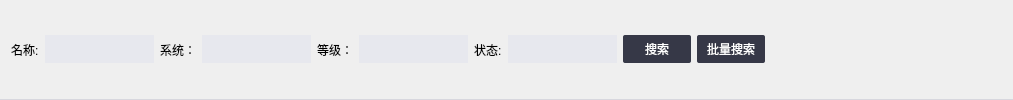
                  <widget class="QFrame" name="frame_8">
                   <property name="styleSheet">
                    <string notr="true">QFrame {
background-color: #FF#F5F6FA;
border-radius:0px;
border-bottom: 1px solid #D7D7DE;
}</string>
                   </property>
                   <property name="frameShape">
                    <enum>QFrame::StyledPanel</enum>
                   </property>
                   <property name="frameShadow">
                    <enum>QFrame::Raised</enum>
                   </property>
                   <layout class="QHBoxLayout" name="horizontalLayout_17">
                    <item>
                     <widget class="QLabel" name="label_11">
                      <property name="styleSheet">
                       <string notr="true">border:none;</string>
                      </property>
                      <property name="text">
                       <string>名称:</string>
                      </property>
                     </widget>
                    </item>
                    <item>
                     <widget class="QLineEdit" name="lineEditSearchName">
                      <property name="minimumSize">
                       <size>
                        <width>109</width>
                        <height>28</height>
                       </size>
                      </property>
                      <property name="maximumSize">
                       <size>
                        <width>109</width>
                        <height>28</height>
                       </size>
                      </property>
                      <property name="styleSheet">
                       <string notr="true">background-color:#E7E8EE;
border:none;</string>
                      </property>
                     </widget>
                    </item>
                    <item>
                     <widget class="QLabel" name="label_12">
                      <property name="styleSheet">
                       <string notr="true">border:none;</string>
                      </property>
                      <property name="text">
                       <string>系统：</string>
                      </property>
                     </widget>
                    </item>
                    <item>
                     <widget class="QComboBox" name="comboBoxSystem">
                      <property name="minimumSize">
                       <size>
                        <width>109</width>
                        <height>28</height>
                       </size>
                      </property>
                      <property name="maximumSize">
                       <size>
                        <width>109</width>
                        <height>28</height>
                       </size>
                      </property>
                      <property name="font">
                       <font>
                        <pointsize>9</pointsize>
                       </font>
                      </property>
                      <property name="styleSheet">
                       <string notr="true">QComboBox{
background-color:#E7E8EE;
border:none;
}

QComboBox::down-arrow {
	image: url(:/login/resource/login/ico_down.png);
	height:30px;width:15px;
background-color:#E7E8EE;
border:none;
} 
QComboBox::drop-down{
	border:none;
padding-right:5px;
	background-color: rgba(255, 255, 255, 0);
} 
QComboBox QAbstractItemView
{
	background:#FFFFFFFF;
	border:1px solid rgba(228,228,228,1);
	border-radius:0px 0px 5px 5px;
	font-size:14px;
	outline:0px;
}
QComboBox QAbstractItemView::item{
	height:36px;
	color:#FF666666;
	padding-left:9px;
	background-color:#FFFFFFFF;
}
QComboBox QAbstractItemView::item:hover{
	color:#FFFFFFFF;
	background-color:#FF409CE1;
}
QComboBox QAbstractItemView::item:selected{
	color:#FFFFFFFF;
	background-color:#FF409CE1;
}</string>
                      </property>
                     </widget>
                    </item>
                    <item>
                     <widget class="QLabel" name="label_13">
                      <property name="styleSheet">
                       <string notr="true">border:none;</string>
                      </property>
                      <property name="text">
                       <string>等级：</string>
                      </property>
                     </widget>
                    </item>
                    <item>
                     <widget class="QComboBox" name="comboBoxLevel">
                      <property name="minimumSize">
                       <size>
                        <width>109</width>
                        <height>28</height>
                       </size>
                      </property>
                      <property name="maximumSize">
                       <size>
                        <width>109</width>
                        <height>28</height>
                       </size>
                      </property>
                      <property name="styleSheet">
                       <string notr="true">QComboBox{
background-color:#E7E8EE;
border:none;
}

QComboBox::down-arrow {
	image: url(:/login/resource/login/ico_down.png);
	height:30px;width:15px;
background-color:#E7E8EE;
border:none;
} 
QComboBox::drop-down{
	border:none;
padding-right:5px;
	background-color: rgba(255, 255, 255, 0);
} 
QComboBox QAbstractItemView
{
	background:#FFFFFFFF;
	border:1px solid rgba(228,228,228,1);
	border-radius:0px 0px 5px 5px;
	font-size:14px;
	outline:0px;
}
QComboBox QAbstractItemView::item{
	height:36px;
	color:#FF666666;
	padding-left:9px;
	background-color:#FFFFFFFF;
}
QComboBox QAbstractItemView::item:hover{
	color:#FFFFFFFF;
	background-color:#FF409CE1;
}
QComboBox QAbstractItemView::item:selected{
	color:#FFFFFFFF;
	background-color:#FF409CE1;
}
QComboBox:on{
padding-top:3px;
padding-left:4px;
}
QComboBox::down-arrow:on
{
	top:1px;
	left:1px;
}</string>
                      </property>
                     </widget>
                    </item>
                    <item>
                     <widget class="QLabel" name="label_14">
                      <property name="styleSheet">
                       <string notr="true">border:none;</string>
                      </property>
                      <property name="text">
                       <string>状态:</string>
                      </property>
                     </widget>
                    </item>
                    <item>
                     <widget class="QComboBox" name="comboBoxStatus">
                      <property name="minimumSize">
                       <size>
                        <width>109</width>
                        <height>28</height>
                       </size>
                      </property>
                      <property name="maximumSize">
                       <size>
                        <width>109</width>
                        <height>28</height>
                       </size>
                      </property>
                      <property name="styleSheet">
                       <string notr="true">QComboBox{
background-color:#E7E8EE;
border:none;
}

QComboBox::down-arrow {
	image: url(:/login/resource/login/ico_down.png);
	height:30px;width:15px;
background-color:#E7E8EE;
border:none;
} 
QComboBox::drop-down{
	border:none;
padding-right:5px;
	background-color: rgba(255, 255, 255, 0);
} 
QComboBox QAbstractItemView
{
	background:#FFFFFFFF;
	border:1px solid rgba(228,228,228,1);
	border-radius:0px 0px 5px 5px;
	font-size:14px;
	outline:0px;
}
QComboBox QAbstractItemView::item{
	height:36px;
	color:#FF666666;
	padding-left:9px;
	background-color:#FFFFFFFF;
}
QComboBox QAbstractItemView::item:hover{
	color:#FFFFFFFF;
	background-color:#FF409CE1;
}
QComboBox QAbstractItemView::item:selected{
	color:#FFFFFFFF;
	background-color:#FF409CE1;
}</string>
                      </property>
                     </widget>
                    </item>
                    <item>
                     <widget class="QPushButton" name="btnSearch">
                      <property name="minimumSize">
                       <size>
                        <width>68</width>
                        <height>28</height>
                       </size>
                      </property>
                      <property name="maximumSize">
                       <size>
                        <width>68</width>
                        <height>28</height>
                       </size>
                      </property>
                      <property name="styleSheet">
                       <string notr="true"> QPushButton {
     border: 0px solid #555764;
     border-radius:2px;
	 background-color: #FF363847;
	 color:#FFFFFFFF;
 }
QPushButton:hover
{
	border:0px solid  #FF27282B;
	background-color: #FF27282B;
}
 QPushButton:pressed {
     border: 0px solid #555764;
     border-radius: 2px;
	 background-color: #FF555764;
	 color:#FFFFFFFF;
 }
QPushButton:disabled
{
 background-color: #FFC1C1C1;
 color:#FFFFFFFF;
}

 QPushButton:flat {
     border: none; /* no border for a flat push button */
 }

 QPushButton:default {
     border-color: navy; /* make the default button prominent */
 }
</string>
                      </property>
                      <property name="text">
                       <string>搜索</string>
                      </property>
                     </widget>
                    </item>
                    <item>
                     <widget class="QPushButton" name="btnBatchSearch">
                      <property name="minimumSize">
                       <size>
                        <width>68</width>
                        <height>28</height>
                       </size>
                      </property>
                      <property name="styleSheet">
                       <string notr="true"> QPushButton {
     border: 0px solid #555764;
     border-radius:2px;
	 background-color: #FF363847;
	 color:#FFFFFFFF;
 }
QPushButton:hover
{
	border:0px solid  #FF27282B;
	background-color: #FF27282B;
}
 QPushButton:pressed {
     border: 0px solid #555764;
     border-radius: 2px;
	 background-color: #FF555764;
	 color:#FFFFFFFF;
 }
QPushButton:disabled
{
 background-color: #FFC1C1C1;
 color:#FFFFFFFF;
}

 QPushButton:flat {
     border: none; /* no border for a flat push button */
 }

 QPushButton:default {
     border-color: navy; /* make the default button prominent */
 }
</string>
                      </property>
                      <property name="text">
                       <string>批量搜索</string>
                      </property>
                     </widget>
                    </item>
                    <item>
                     <spacer name="horizontalSpacer_16">
                      <property name="orientation">
                       <enum>Qt::Horizontal</enum>
                      </property>
                      <property name="sizeHint" stdset="0">
                       <size>
                        <width>237</width>
                        <height>20</height>
                       </size>
                      </property>
                     </spacer>
                    </item>
                   </layout>
                  </widget>
